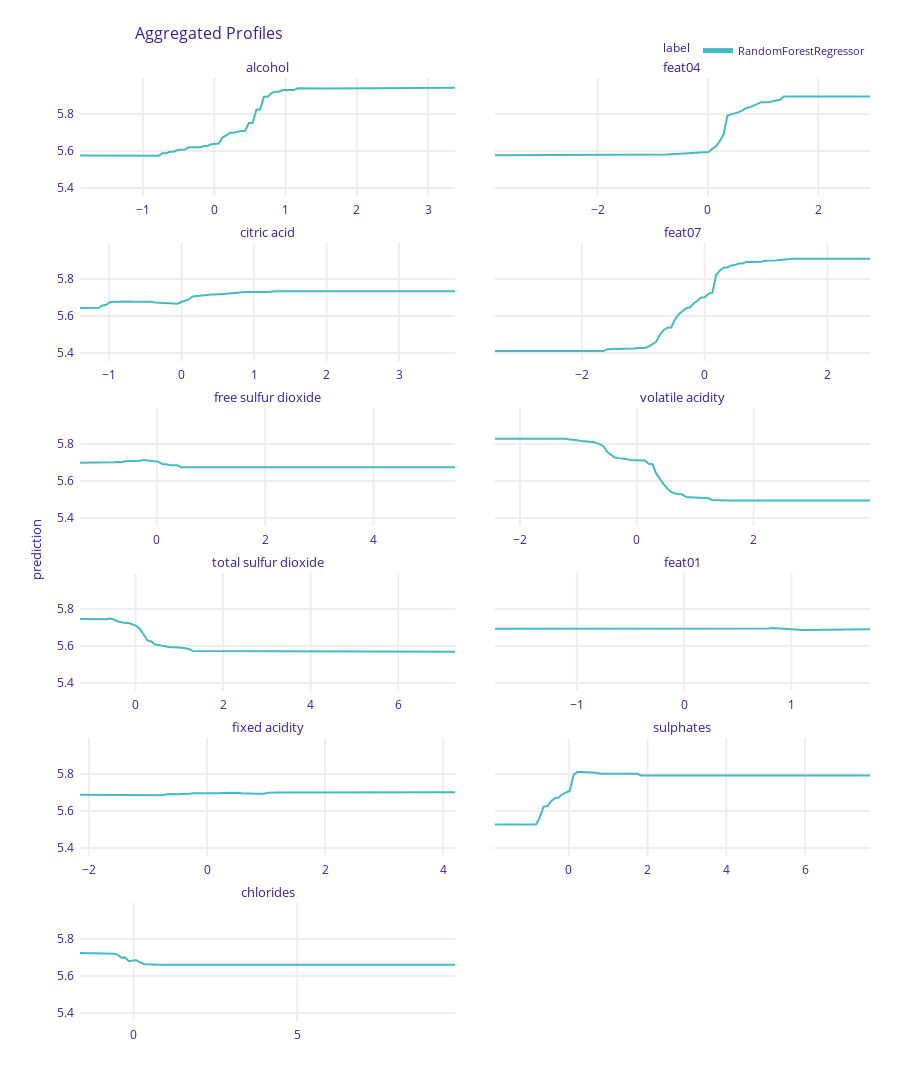

The code cell stored with this chart in its notebook:
### Code cell
rf_exp.model_profile().plot()
